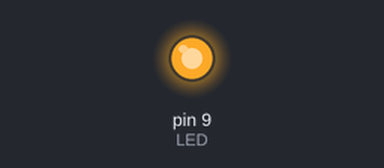
The sketch below on a simulated Arduino Uno, built with avr-gcc and run on an emulated ATmega328P. On the bench: output pins drawn as LEDs (lit = HIGH).

Above: at 0.05 s.
At 1.05 s:
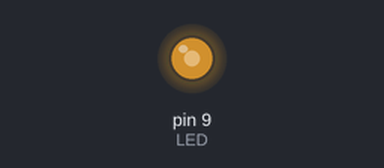
At 2.1 s:
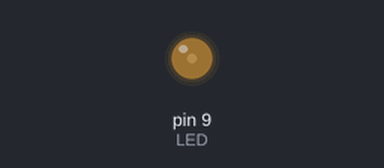
At 4.6 s:
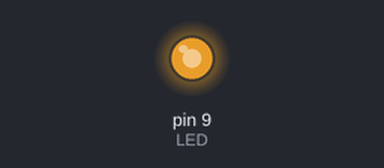
Timing chart, 0 to 6.7 s (numbered marks = the images above):
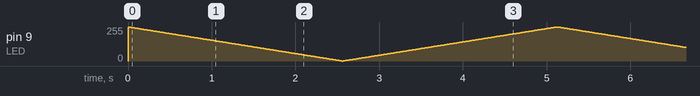

The sketch:

Lab1Step1.ino
```cpp
const int LED = 9;                            // constant integer for LED connected to pin 9
void setup() {
  pinMode(LED, OUTPUT);                       // pin 9 is an output
}
void loop() {
  for (int i = 255 ; i >= 0; i--) {           // fade out from max to min in increments of 1
  analogWrite(LED, i);                      // sets the value (range from 255 to 0)
  delay(10);                                // wait for 10 milliseconds to see the dimming effect
  }
  for (int i = 0 ; i <= 255; i++) {           // fade in from min to max in increments of 1 points:
  analogWrite(LED, i);                      // sets the value (range from 0 to 255)
  delay(10);                                // wait for 10 milliseconds to see the dimming effect
  }
}
```
